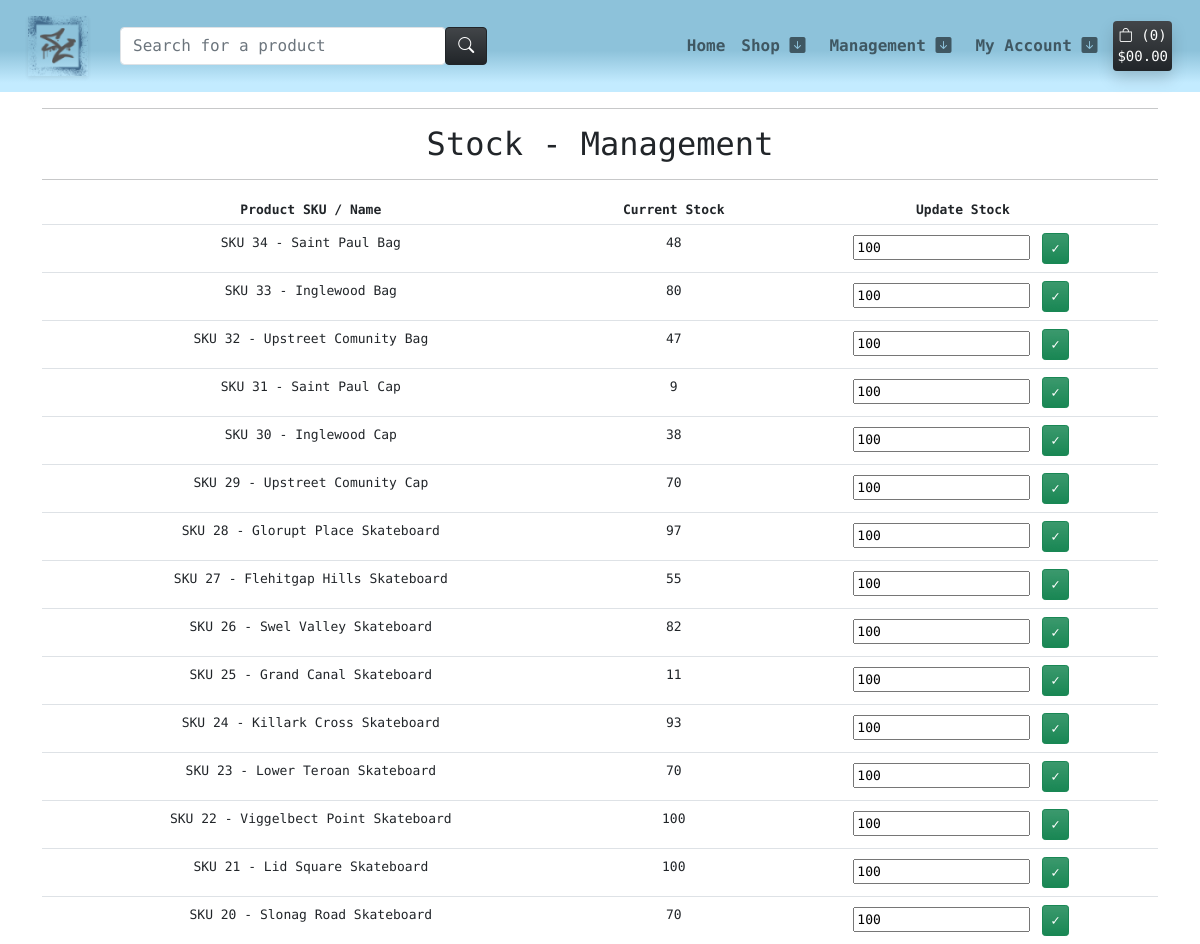
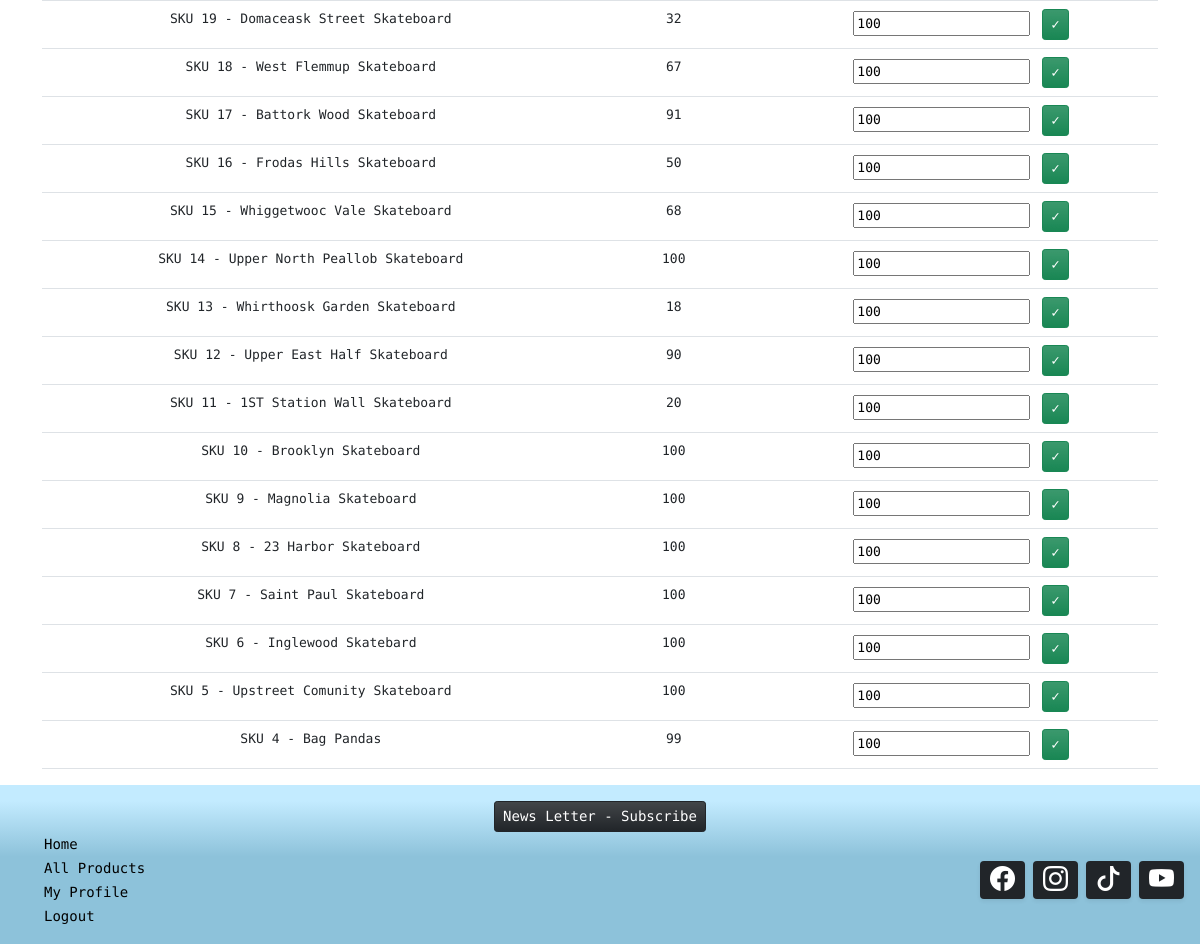
Screenshot of /management/stock-control/ (signed in) with the database file from the repository (2 pictures, top to bottom).
### products/models.py (models this page shows, shortened)
class Product(models.Model):
    sku = models.SmallAutoField(primary_key=True)
    name = models.CharField(max_length=150, unique=True)
    release_date = models.DateTimeField(auto_now_add=True)
    category = models.ForeignKey('Category', null=True, blank=True, on_delete=models.SET_NULL)
    quantity_available = models.IntegerField(default=100,
            validators=[
            MinValueValidator(0)
        ])
    description = models.TextField()
    price = models.DecimalField(max_digits=6, decimal_places=2)
    offer = models.ForeignKey(Offer, null=True, blank=True, on_delete=models.SET_NULL)
    product_image = models.ImageField(null=True, blank=True)
    product_image_url = models.URLField(max_length=1024, null=True, blank=True)
    slug = models.SlugField(max_length=254, null=True, blank=True, unique=True)
    class Meta:
        ordering = ['-release_date']

### management/views.py (the view)
# urls.py: path('stock-control/', views.stock_control, name='stock_control'),
@login_required
def stock_control(request):
    product_list = Product.objects.all()
    form = StockForm()
    if not request.user.is_superuser:
        messages.error(request, 'Sorry, only store owners can view this page.')
        return redirect(reverse('home'))
    context = {
        'product_list': product_list,
        'form': form,
    }
    return render(request, 'management/admin_stock.html', context)

### management/forms.py
class StockForm(forms.ModelForm):
    class Meta:
        model = Product
        fields = [
            'quantity_available'
        ]

### templates/management/admin_stock.html (shortened to what this page needs)
{% extends "base.html" %}
{% load i18n %}
{% block content %}
<div class="container text-center">
    <hr>
    <h2 class="m-2">Stock - Management</h2>
    <hr>
</div>
{% load account %}
<div class="container text-center">
    <div class="row">
        <div class="col table-responsive">
            <table class="table table-sm table-borderless" style="font-size: 13px;">
                <thead>
                    <tr class="border-bottom">
                        <th>Product SKU / Name</th>
                        <th>Current Stock</th>
                        <th>Update Stock</th>
                    </tr>
                </thead>
                <tbody>
                    {% for product in product_list %}
                        <tr class="border-bottom">
                            <td class="pt-2">SKU {{ product.sku }} - {{ product.name }}</td>
                            <td class="pt-2">{{ product.quantity_available }}</td>
                            <td>
                                <form method="POST" action="{% url 'update_stock' product.slug %}">
                                    {% for field in form %}
                                        {{ field }}
                                    {% endfor %}
                                    <input class="btn btn-sm btn-success m-1 bg-gradient" type="submit" value="&#x2713">
                                </form>
                            </td>
                        </tr>
                    {% endfor %}
                </tbody>
            </table>
        </div>
    </div>
</div>
{%endblock%}

### static/css/style.css (style rules this page uses)
body { font-family: 'Syne Mono', sans-serif; }

### rows the page displays
Product: sku "34", name "Saint Paul Bag", quantity_available "48", form "100"
Product: sku "33", name "Inglewood Bag", quantity_available "80", form "100"
Product: sku "32", name "Upstreet Comunity Bag", quantity_available "47", form "100"
Product: sku "31", name "Saint Paul Cap", quantity_available "9", form "100"
Product: sku "30", name "Inglewood Cap", quantity_available "38", form "100"
Product: sku "29", name "Upstreet Comunity Cap", quantity_available "70", form "100"
Product: sku "28", name "Glorupt Place Skateboard", quantity_available "97", form "100"
Product: sku "27", name "Flehitgap Hills Skateboard", quantity_available "55", form "100"
Product: sku "26", name "Swel Valley Skateboard", quantity_available "82", form "100"
Product: sku "25", name "Grand Canal Skateboard", quantity_available "11", form "100"
Product: sku "24", name "Killark Cross Skateboard", quantity_available "93", form "100"
Product: sku "23", name "Lower Teroan Skateboard", quantity_available "70", form "100"
Product: sku "22", name "Viggelbect Point Skateboard", quantity_available "100", form "100"
Product: sku "21", name "Lid Square Skateboard", quantity_available "100", form "100"
Product: sku "20", name "Slonag Road Skateboard", quantity_available "70", form "100"
Product: sku "19", name "Domaceask Street Skateboard", quantity_available "32", form "100"
Product: sku "18", name "West Flemmup Skateboard", quantity_available "67", form "100"
Product: sku "17", name "Battork Wood Skateboard", quantity_available "91", form "100"
Product: sku "16", name "Frodas Hills Skateboard", quantity_available "50", form "100"
Product: sku "15", name "Whiggetwooc Vale Skateboard", quantity_available "68", form "100"
Product: sku "14", name "Upper North Peallob Skateboard", quantity_available "100", form "100"
Product: sku "13", name "Whirthoosk Garden Skateboard", quantity_available "18", form "100"
Product: sku "12", name "Upper East Half Skateboard", quantity_available "90", form "100"
Product: sku "11", name "1ST Station Wall Skateboard", quantity_available "20", form "100"
Product: sku "10", name "Brooklyn Skateboard", quantity_available "100", form "100"
Product: sku "9", name "Magnolia Skateboard", quantity_available "100", form "100"
Product: sku "8", name "23 Harbor Skateboard", quantity_available "100", form "100"
Product: sku "7", name "Saint Paul Skateboard", quantity_available "100", form "100"
Product: sku "6", name "Inglewood Skatebard", quantity_available "100", form "100"
Product: sku "5", name "Upstreet Comunity Skateboard", quantity_available "100", form "100"
Product: sku "4", name "Bag Pandas", quantity_available "99", form "100"

### other values shown
{{ product_count }} "0"
